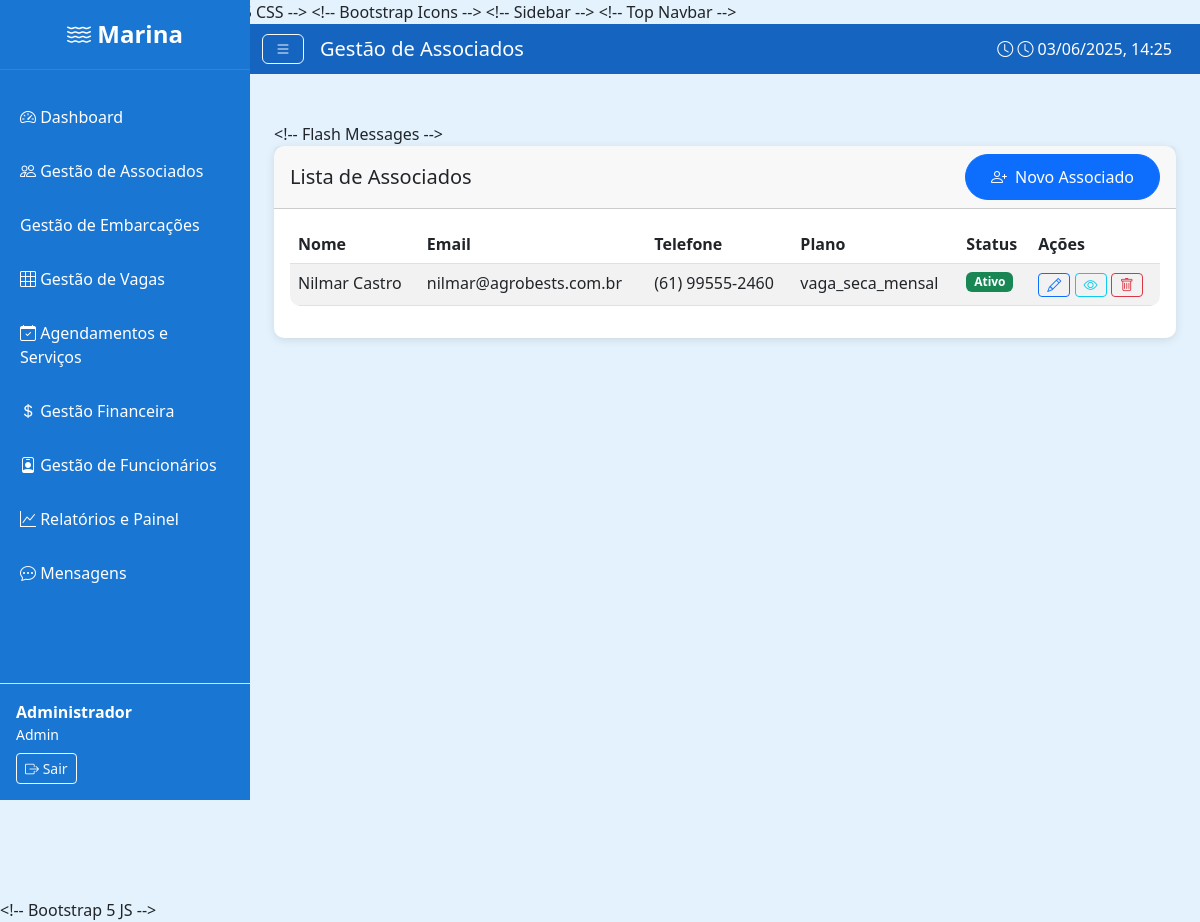
/admin/associates (signed in), run on the app's committed database.
### tables this page shows
CREATE TABLE users (
    id INTEGER PRIMARY KEY AUTOINCREMENT,
    name TEXT NOT NULL,
    email TEXT UNIQUE NOT NULL,
    password TEXT NOT NULL,
    role TEXT NOT NULL CHECK (role IN ('admin', 'associate', 'employee')),
    cpf TEXT,
    phone TEXT,
    address TEXT,
    plan TEXT,
    status TEXT DEFAULT 'active' CHECK (status IN ('active', 'inactive', 'suspended')),
    created_at DATETIME DEFAULT CURRENT_TIMESTAMP
);

### app.py (the view)
@app.route('/admin/associates')
@login_required
@role_required(['admin'])
def admin_associates():
    log_user_activity(session['user_id'], 'view_associates', 'users', None, 'Visualização da lista de associados')
    conn = get_db_connection()
    associates = conn.execute(
        'SELECT * FROM users WHERE role = "associate" ORDER BY name'
    ).fetchall()
    conn.close()
    return render_template('admin/associates.html', associates=associates)

### app.py (called while the page is built)
def login_required(f):
    @wraps(f)
    def decorated_function(*args, **kwargs):
        if 'user_id' not in session:
            flash('Você precisa fazer login para acessar esta página.', 'warning')
            return redirect(url_for('login'))
        return f(*args, **kwargs)
    return decorated_function

def role_required(roles):
    def decorator(f):
        @wraps(f)
        def decorated_function(*args, **kwargs):
            if 'user_role' not in session or session['user_role'] not in roles:
                flash('Acesso negado! Você não tem permissão para acessar esta funcionalidade.', 'error')
                return redirect(url_for('dashboard'))
            return f(*args, **kwargs)
        return decorated_function
    return decorator

def get_db_connection():
    conn = sqlite3.connect('marina.db')
    conn.row_factory = sqlite3.Row
    return conn

def log_user_activity(user_id, action, table_affected=None, record_id=None, details=None):
    try:
        conn = get_db_connection()
        conn.execute("""
            INSERT INTO user_logs (user_id, action, table_affected, record_id, details, ip_address, timestamp)
            VALUES (?, ?, ?, ?, ?, ?, ?)
        """, (user_id, action, table_affected, record_id, details, request.remote_addr, datetime.datetime.now()))
        conn.commit()
        conn.close()
    except:
        pass  # Não falhar se o log não funcionar

### templates/admin/associates.html (shortened to what this page needs)
{% extends "base.html" %}
{% block page_title %}Gestão de Associados{% endblock %}
{% block content %}
<div class="row">
    <div class="col-12">
        <div class="card">
            <div class="card-header d-flex justify-content-between align-items-center">
                <h5 class="card-title mb-0">Lista de Associados</h5>
                <button class="btn btn-primary" data-bs-toggle="modal" data-bs-target="#newAssociateModal">
                    <i class="bi bi-person-plus me-2"></i>Novo Associado
                </button>
            </div>
            <div class="card-body">
                <div class="table-responsive">
                    <table class="table table-striped">
                        <thead>
                            <tr>
                                <th>Nome</th>
                                <th>Email</th>
                                <th>Telefone</th>
                                <th>Plano</th>
                                <th>Status</th>
                                <th>Ações</th>
                            </tr>
                        </thead>
                        <tbody>
                            {% for associate in associates %}
                            <tr>
                                <td>{{ associate.name }}</td>
                                <td>{{ associate.email }}</td>
                                <td>{{ associate.phone }}</td>
                                <td>{{ associate.plan or 'Não definido' }}</td>
                                <td>
                                    <span class="badge bg-{{ 'success' if associate.status == 'active' else 'danger' }}">
                                        {{ 'Ativo' if associate.status == 'active' else 'Inativo' }}
                                    </span>
                                </td>
                                <td>
                                    <button class="btn btn-sm btn-outline-primary" onclick="editAssociate({{ associate.id }})">
                                        <i class="bi bi-pencil"></i>
                                    </button>
                                    <button class="btn btn-sm btn-outline-info" onclick="viewAssociate({{ associate.id }})">
                                        <i class="bi bi-eye"></i>
                                    </button>
                                    <button class="btn btn-sm btn-outline-danger" onclick="deleteAssociate({{ associate.id }})">
                                        <i class="bi bi-trash"></i>
                                    </button>
                                </td>
                            </tr>
                            {% endfor %}
                        </tbody>
                    </table>
                </div>
            </div>
        </div>
    </div>
</div>
{% endblock %}

### data on the page
users: name "Nilmar Castro", email "nilmar@agrobests.com.br", phone "(61) 99555-2460", plan "vaga_seca_mensal", status "Ativo"

### other printed values
{{ session.user_name }} "Administrador"
{{ session.user_role|title }} "Admin"
